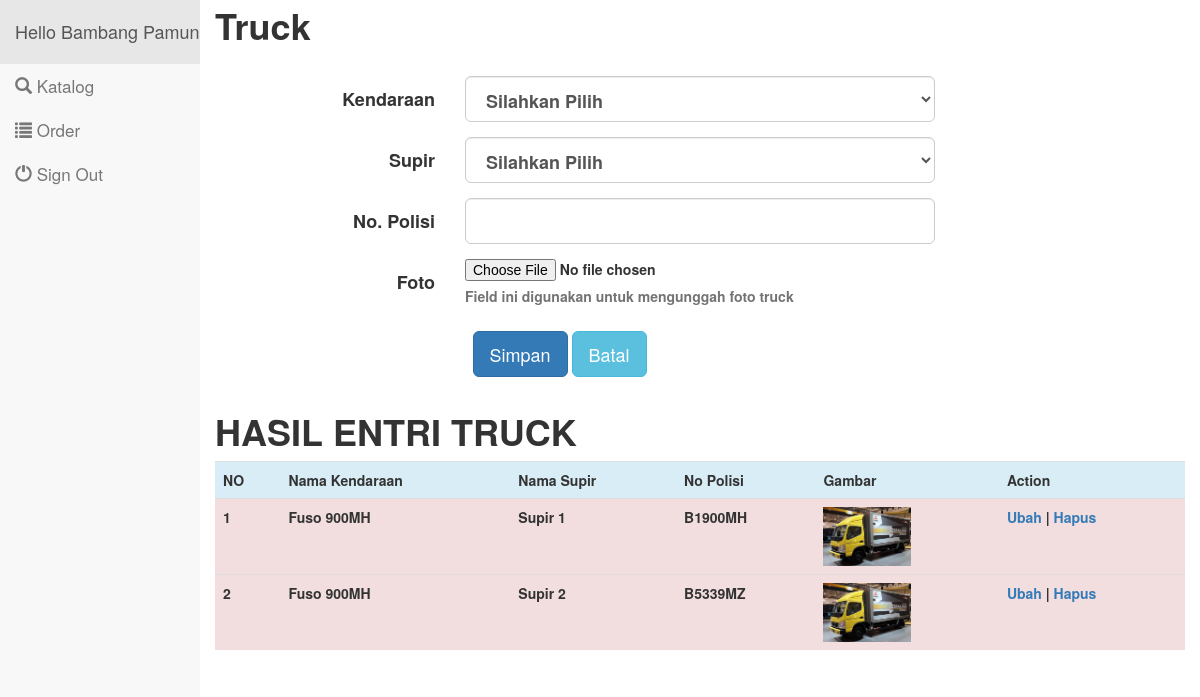
Page /truck.php (signed in) on the committed database.
### tables this page shows
CREATE TABLE `truck` (
  `id` int(11) NOT NULL,
  `id_kendaraan` int(11) NOT NULL,
  `id_supir` int(11) NOT NULL,
  `no_polisi` varchar(20) NOT NULL,
  `gambar` varchar(255) NOT NULL
);

CREATE TABLE `kendaraan` (
  `id_kendaraan` int(11) NOT NULL,
  `nama_kendaraan` varchar(255) NOT NULL,
  `id_jenis` int(11) NOT NULL,
  `max_muatan` int(11) NOT NULL
);

CREATE TABLE `supir` (
  `id_supir` int(11) NOT NULL,
  `nama_supir` varchar(50) NOT NULL,
  `id_status` int(11) NOT NULL DEFAULT '1'
);

### includes/classes/Truck.php (called while the page is built, shortened)
<?php
Class Truck {
    public function selectAllSupir() {
        $query = "SELECT * FROM supir";
        return $query;
    }
}
?>

### truck.php (the view, shortened to what this page needs)
<?php
	include "includes/config.php";
	require_once("includes/classes/Truck.php");
	$self = new Truck();
	$data = "";
	$query = $self->selectAll();
	$result = mysqli_query($connection, $query);
?>
<?php include("adminmenu.php") ?>
<div class="etri-form" style="margin-top: -15px";>
	<h1><b>Truck</h1><br>
</div>
<div class="row">
<div class="col-sm-12">
	<form method="POST" class="form-horizontal" enctype="multipart/form-data">
		<div class="form-group form-group-lg">
			<label class="col-sm-3 control-label" for="kendaraan">Kendaraan</label>
			<div class="col-sm-6">
				<select class="form-control" id="kendaraan" name="kendaraan" required="">
					<option value="">Silahkan Pilih</option>
				</select>
			</div>
		</div>
		<div class="form-group form-group-lg">
			<label class="col-sm-3 control-label" for="supir">Supir</label>
			<div class="col-sm-6">
				<select class="form-control" id="supir" name="supir" required="">
					<option value="">Silahkan Pilih</option>
				</select>
			</div>
		</div>
		<div class="form-group form-group-lg">
			<label class="col-sm-3 control-label" for="plat">No. Polisi</label>
			<div class="col-sm-6">
				<input class="form-control" type="text" id="plat" name="plat" placeholder="" required="" value="<?php if($data) {echo $data['no_polisi'];} ?>">
			</div>
		</div>
		<div class="form-group form-group-lg">
			<label class="col-sm-3 control-label" for="file">Foto</label>
			<div class="col-sm-9">
				<input type="file" id="file" name="file">
				<p class="help-block">Field ini digunakan untuk mengunggah foto truck</p>
			</div>
		</div>
		<div class="col-sm-3"></div>
		<div class="col-sm-4">
			<input class="btn btn-lg btn-primary" type="submit" value="Simpan" name="Simpan">
			<input class="btn btn-lg btn-info" type="reset" value="Batal">
		</div>
	</form>
	<table class="table table-hover">
		<div class="etri-form">
			<br><br><br><h1><b>HASIL ENTRI TRUCK</h1>
		</div>
	<tr class="info">
				<th>NO</th>
				<th>Nama Kendaraan</th>
				<th>Nama Supir</th>
				<th>No Polisi</th>
				<th>Gambar</th>
				<th>Action</th>
				</tr>
	<?php
		if(mysqli_num_rows($result)>0)
	{?>
		<?php $no=1; ?>
		<?php while ($row = mysqli_fetch_array($result))
			{ ?>
				<tr class="danger" height="20px">
					<td><?php echo $no; ?></td>
					<td><?php echo $row['nama_kendaraan']; ?> </td>
					<td><?php echo $row['nama_supir']; ?> </td>
					<td><?php echo $row['no_polisi']; ?> </td>
					<td><?php if($row['gambar'] == "") { echo "<img src='images/noimage.png' width='88'/>"; } else { echo "<img src='images/truck/".$row['gambar']."' width='88'/>"; } ?> </td>
					<td>
						<a href="truck.php?edit=<?php echo $row["id"]?>">   Ubah</a> |
						<a href="javascript:;"><i class="fa fa-scissors"></i>
						<a href="truck.php?del=<?php echo $row["id"]?>">   Hapus</a>
					</td>
				</tr>
				<?php $no++; ?>
			<?php  } ?>
	<?php  } ?>
	</table>
</div>
</div>
<?php include("adminfooter.php") ?>

### adminmenu.php (shortened to what this page needs)
<?php
	$jabatan = $_SESSION["usertype"];
?>
<!DOCTYPE html>
<html lang="en">
<head>
    <link href="css/bootstrap.min.css" rel="stylesheet">
	<link href="css/bootstrap.css" rel="stylesheet" type="text/css">
    <link href="css/menuvertical.css" rel="stylesheet" type="text/css">
	<link href="assets/plugins/select2/4.0.6/dist/css/select2.min.css" rel="stylesheet" type="text/css">
</head>
<body>
<div class="row affix-row">
<div class="col-sm-3 col-md-2 affix-sidebar">
<div class="sidebar-nav">
	<div class="navbar navbar-default" role="navigation">
    <div class="navbar-collapse collapse sidebar-navbar-collapse">
      <ul class="nav navbar-nav" id="sidenav01">
        <li class="active">
          <a href="indexADMIN.php" data-toggle="collapse" data-target="#toggleDemo0" data-parent="#sidenav01" class="collapsed">
          <h4>Hello <?php echo $_SESSION['admin_NAMA']; ?> !</h4>
          </a>
        </li>
<?php 	if(strtolower($jabatan) == "admin") { ?>
		<li><a href="supir.php"><span class="glyphicon glyphicon-pencil"></span> Supir</a></li>
		<li><a href="jenis.php"><span class="glyphicon glyphicon-pencil"></span> Jenis</a></li>
		<li><a href="kendaraan.php"><span class="glyphicon glyphicon-pencil"></span> Kendaraan</a></li>
		<li><a href="truck.php"><span class="glyphicon glyphicon-pencil"></span> Trucking</a></li>
		<li><a href="ongoing_orders.php"><span class="glyphicon glyphicon-pencil"></span> Truk Yang Dipesan</a></li>
		<li><a href="booking_report.php"><span class="glyphicon glyphicon-pencil"></span> Laporan Pemesanan</a></li>
		<!-- <li><a href="pengelola1.php"><span class="glyphicon glyphicon-pencil"></span> Admin</a></li>
        <li><a href="unitkerja.php"><span class="glyphicon glyphicon-pencil"></span> Unit Kerja</a></li>
		<li><a href="tahunakad.php"><span class="glyphicon glyphicon-pencil"></span> Tahun Akad</a></li>
		<li><a href="kategorikegiatan.php"><span class="glyphicon glyphicon-pencil"></span> Kategori Kegiatan</a></li>
		<li><a href="orma.php"><span class="glyphicon glyphicon-pencil"></span> Organisasi Mahasiswa</a></li>
		<li><a href="detailorma.php"><span class="glyphicon glyphicon-pencil"></span> Detail Organisasi Mahasiswa</a></li>
		<li><a href="danabipeks.php"><span class="glyphicon glyphicon-pencil"></span> Dana Bipekstur</a></li>
		<li><a href="kegiatan.php"><span class="glyphicon glyphicon-pencil"></span> Dana Kegiatan Proker</a></li>
		<li><a href="tembusan.php"><span class="glyphicon glyphicon-pencil"></span> Tembusan</a></li>
		<li><a href="laporan.php"><span class="glyphicon glyphicon-pencil"></span> Laporan</a></li> -->
<?php 	} else { ?>
		<li><a href="katalog.php"><span class="glyphicon glyphicon-search"></span> Katalog</a></li>
		<li><a href="order.php"><span class="glyphicon glyphicon-list"></span> Order</a></li>
<?php 	} ?>
		<li><a href="logoutADMIN.php"><span class="glyphicon glyphicon-off"></span> Sign Out</a></li>
      </ul>
    </div>
    </div>
</div>
</div>
<div class="col-sm-9 col-md-10 affix-content">

### adminfooter.php (shortened to what this page needs)
</div>
</div>
  </body>
</html>

### css/menuvertical.css (style rules this page uses)
@media (min-width: 768px) { html,body { background-color: #f8f8f8; height: 100%; overflow: hidden; } }
@media (min-width: 768px) { .sidebar-nav { position:fixed; width:100%; } }
@media (min-width: 768px) { .affix-sidebar { padding-right:0; font-size:small; padding-left: 0; } }
@media (min-width: 768px) { .affix-row, .affix-container, .affix-content { height: 100%; margin-left: 0; margin-right: 0; } }
@media (min-width: 768px) { .affix-content { background-color:white; } }
@media (min-width: 768px) { .sidebar-nav .navbar .navbar-collapse { padding: 0; max-height: none; } }
@media (min-width: 768px) { .sidebar-nav .navbar { border-radius:0; margin-bottom:0; border:0; } }
@media (min-width: 768px) { .sidebar-nav .navbar ul { float: none; display: block; } }
@media (min-width: 768px) { .sidebar-nav .navbar li { float: none; display: block; } }
@media (min-width: 768px) { .sidebar-nav .navbar li a { padding-top: 12px; padding-bottom: 12px; } }
li a { font-size: 17px; }

### rows in the picture
truck: id_kendaraan.nama_kendaraan "Fuso 900MH", id_supir.nama_supir "Supir 1", no_polisi "B1900MH", gambar (picture)
truck: id_kendaraan.nama_kendaraan "Fuso 900MH", id_supir.nama_supir "Supir 2", no_polisi "B5339MZ", gambar (picture)

### other values in the picture
$_SESSION['admin_NAMA'] "Bambang Pamungkas"
